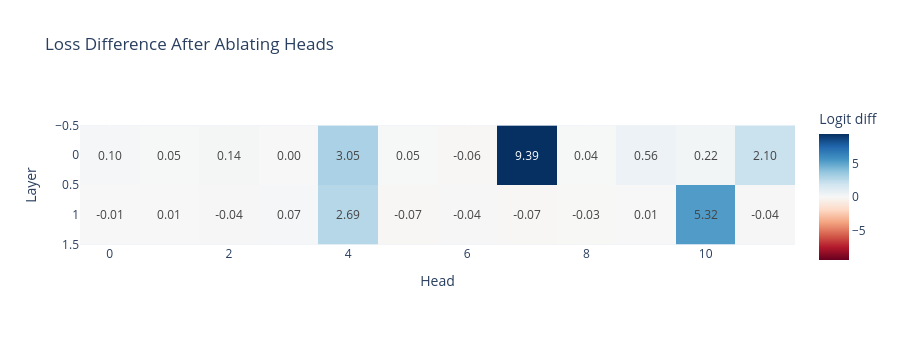

Notebook code for this chart:
### Markdown cell above
### Exercise - mean ablation

> ```yaml
> Difficulty: 🔴⚪⚪⚪⚪
> Importance: 🔵🔵🔵⚪⚪
> 
> You should aim to spend 5-15 mins on this exercise.
> ```

An alternative to zero-ablation is **mean-ablation**, where rather than setting values to zero, we set them to be their mean across some suitable distribution (commonly we'll use the mean over some batch dimension). This can be more informative, because zero-ablation takes a model out of its normal distribution, and so the results from it aren't necessarily representative of what you'd get if you "switched off" the effect from some particular component. Mean ablation on the other hand works slightly better (although it does come with its own set of risks). You can read more [here](https://www.neelnanda.io/mechanistic-interpretability/glossary#:~:text=Ablation%20aka%20Knockout) or [here](https://arxiv.org/html/2404.15255v1).

You should fill in the `head_mean_ablation_hook` function below, and run the code (also make sure in your previous `get_ablation_scores` function that you were actually using the `ablation_function` rather than hardcoding the zero ablation function, otherwise your code won't work here). You should see that the results are slightly cleaner, with the unimportant heads having values much closer to zero relative to the important heads.

### Code cell
def head_mean_ablation_hook(
    z: Float[Tensor, "batch seq n_heads d_head"],
    hook: HookPoint,
    head_index_to_ablate: int,
) -> None:
    mean_z = z[:, :, head_index_to_ablate, :].mean(0)
    z[:, :, head_index_to_ablate, :] = mean_z


rep_tokens_batch = run_and_cache_model_repeated_tokens(model, seq_len=50, batch_size=10)[0]
mean_ablation_scores = get_ablation_scores(model, rep_tokens_batch, ablation_function=head_mean_ablation_hook)

imshow(
    mean_ablation_scores,
    labels={"x": "Head", "y": "Layer", "color": "Logit diff"},
    title="Loss Difference After Ablating Heads",
    text_auto=".2f",
    width=900,
    height=350,
)

### Figure 1 — Plotly figure (JSON) as saved in the notebook; plotly's stock layout.template omitted (floating-point values rounded to 4 significant figures)
{"data": [{"coloraxis": "coloraxis", "hovertemplate": "Head: %{x}<br>Layer: %{y}<br>Logit diff: %{z}<extra></extra>", "name": "0", "texttemplate": "%{z:.2f}", "type": "heatmap", "xaxis": "x", "yaxis": "y", "z": [[0.09666, 0.04794, 0.1372, -0.001226, 3.051, 0.0503, -0.06306, 9.389, 0.04132, 0.5616, 0.2227, 2.096], [-0.01326, 0.006981, -0.03993, 0.07479, 2.694, -0.06821, -0.03905, -0.07228, -0.03015, 0.006108, 5.324, -0.03993]]}], "layout": {"coloraxis": {"cmid": 0, "colorbar": {"title": {"text": "Logit diff"}}, "colorscale": [[0, "rgb(103,0,31)"], [0.1, "rgb(178,24,43)"], [0.2, "rgb(214,96,77)"], [0.3, "rgb(244,165,130)"], [0.4, "rgb(253,219,199)"], [0.5, "rgb(247,247,247)"], [0.6, "rgb(209,229,240)"], [0.7, "rgb(146,197,222)"], [0.8, "rgb(67,147,195)"], [0.9, "rgb(33,102,172)"], [1, "rgb(5,48,97)"]]}, "height": 350, "title": {"text": "Loss Difference After Ablating Heads"}, "width": 900, "xaxis": {"anchor": "y", "constrain": "domain", "domain": [0, 1], "scaleanchor": "y", "title": {"text": "Head"}}, "yaxis": {"anchor": "x", "autorange": "reversed", "constrain": "domain", "domain": [0, 1], "title": {"text": "Layer"}}}}
